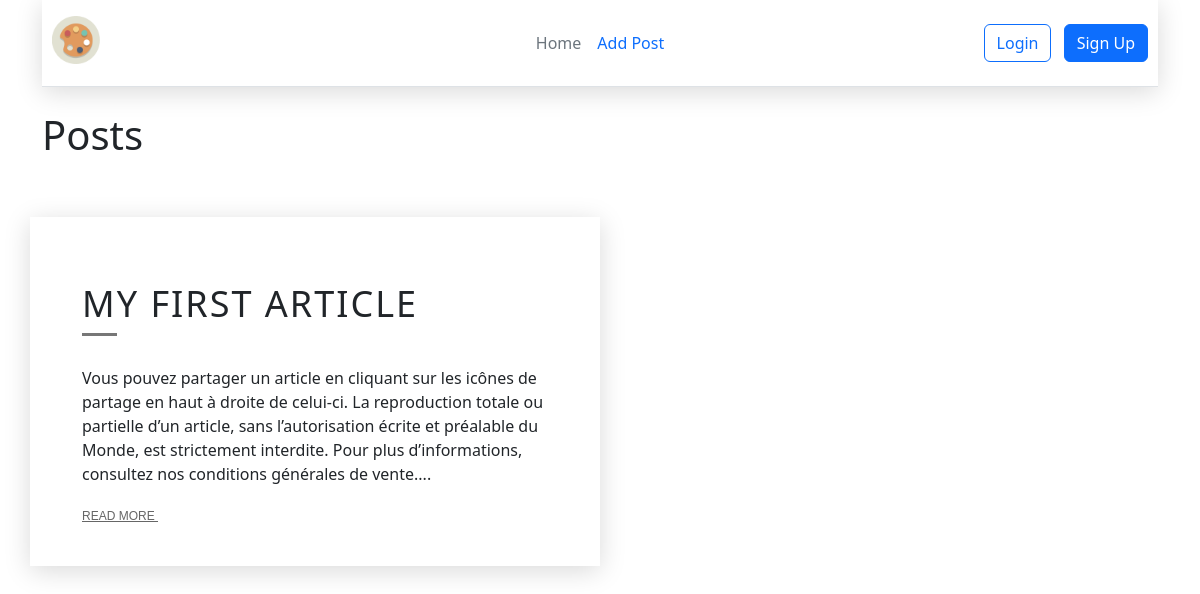
Before: / with the older database file.
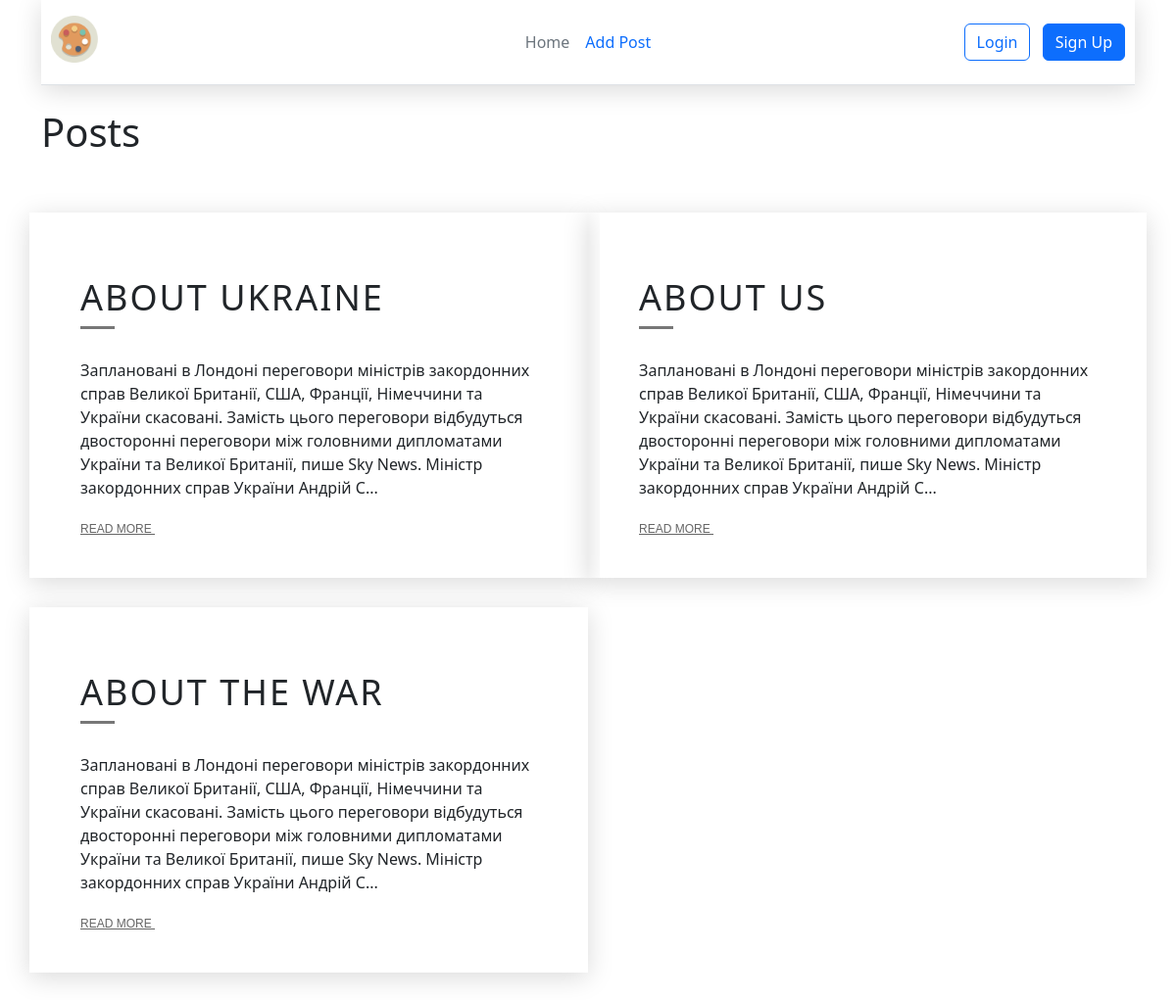
After: the same page with the newer database file.
### tables this page shows
CREATE TABLE posts (id integer PRIMARY KEY AUTOINCREMENT, title text NOT NULL, text text NOT NULL, url text NOT NULL, author text, time integer);

### app.py (the view)
@app.route("/home")
@app.route("/")
def index():
    return render_template('index.html', posts=dbase.getPostsAnonce())

### FDataBase.py (called while the page is built)
    def getPostsAnonce(self):
        try:
            self.__cur.execute(f"SELECT id, title, text, url FROM posts ORDER BY time DESC")
            res = self.__cur.fetchall()
            if res: return res
        except sqlite3.Error as e:
            print("An error while getting the posts in DB" +str(e))
        return []

### app.py (called while the page is built)
def connect_db():
    conn = sqlite3.connect(app.config['DATABASE'])
    conn.row_factory = sqlite3.Row
    return conn

def get_db():
    if not hasattr(g, 'link_db'):
        g.link_db = connect_db()
    return g.link_db

@app.before_request
def before_request():
    global dbase
    db = get_db()
    dbase = FDataBase(db)

### templates/index.html (shortened to what this page needs)
{% extends 'base2.html' %}
{% block content %}
<h1>Posts</h1>
<div class="row">
    {% if posts|length > 0 %}
    {% for p in posts %}
    <div class="col-md-6 item">
        <div class="item-in">
            <h4 style="font-size: 36px;">{{p.title}}</h4>
            <div class="seperator"></div>
            <p style="font-size: 16px;">{{ p.text[:300] | striptags }}...</p>
            <a href="{{ url_for('showPost', alias=p.url)}}">Read More
            </a>
        </div>
    </div>
    {% endfor %}
    {% else %}
    <p>We don't have the articles</p>
    {% endif %}
</div>
{% endblock %}

### templates/base2.html (shortened to what this page needs)
<!DOCTYPE html>
<html lang="en">
<head>
    <link href="https://cdn.jsdelivr.net/npm/bootstrap@5.3.2/dist/css/bootstrap.min.css" rel="stylesheet">
    {% block link -%}
        {% if link %}
            {{ link }}
        {% else %}
        <link rel="stylesheet" href="{{ url_for('static', filename='css/style.css') }}">
        {% endif %}
    {% endblock %}
</head>
<body>
    <div class="container">
        <header class="d-flex flex-wrap align-items-center justify-content-center justify-content-md-between py-3 mb-4 border-bottom">
            <div class="col-md-3 mb-2 mb-md-0">
                <a href="/" class="d-inline-flex link-body-emphasis text-decoration-none">
                    <img class="header__img" src="{{ url_for('static', filename='img/icon.png') }}" alt="law">
                </a>
            </div>
            <ul class="nav col-12 col-md-auto mb-2 justify-content-center mb-md-0">
                <li><a href="{{ url_for('index') }}" class="nav-link px-2 link-secondary">Home</a></li>
                <li><a href="{{ url_for('addPost') }}" class="nav-link px-2">Add Post</a></li>
            </ul>
            {% if current_user.is_authenticated %}
                <div class="col-md-3 text-end">
                    <a href="{{ url_for('profile') }}" class="btn btn-primary">Profile</a>
                    <a href="{{ url_for('logout') }}" class="btn btn-outline-primary me-2">Exit</a>
                </div>
            {% else %}
                <div class="col-md-3 text-end">
                    <a href="{{ url_for('login') }}" class="btn btn-outline-primary me-2">Login</a>
                    <a href="{{ url_for('register') }}" class="btn btn-primary">Sign Up</a>
                </div>
            {% endif %}
        </header>
        {% block content -%}{% endblock %}
    </div>
</body>
</html>

### static/css/style.css (style rules this page uses)
header { position: sticky; top: 0; padding: 10px; z-index: 1000; background: #fff; -webkit-box-shadow: 0 5px 25px rgba(0, 0, 0, 0.15); box-shadow: 0 5px 25px rgba(0, 0, 0, 0.15); }
.header__img { height: 48px; width: 48px; }
.row { padding: 50px 0; }
.seperator { margin-bottom: 30px; width: 35px; height: 3px; background: #777; border: none; }
.item { position: relative; margin-bottom: 30px; min-height: 1px; float: left; -webkit-box-shadow: 0 5px 25px rgba(0, 0, 0, 0.15); box-shadow: 0 5px 25px rgba(0, 0, 0, 0.15); -webkit-tap-highlight-color: transparent; -webkit-touch-callout: none; -webkit-user-select: none; -moz-user-select: none; -ms-user-select: none; user-select: none; }
.item .item-in { background: #fff; padding: 40px; position: relative; }
.item .item-in::before { content: ""; position: absolute; bottom: 0px; height: 2px; width: 0%; background: #333; right: 0px; -webkit-transition: width 0.4s; transition: width 0.4s; }
.item h4 { font-size: 18px; margin-top: 25px; letter-spacing: 2px; text-transform: uppercase; }
.item p { font-size: 12px; }
.item a { font-family: 'Montserrat', sans-serif; font-size: 12px; text-transform: uppercase; color: #666; margin-top: 10px; }

Changed rows visible on the page:
removed posts: title "MY FIRST ARTICLE", text "Vous pouvez partager un article en cliquant sur les icônes de partage en haut à droite de celui-ci. La reproduction totale ou partielle d’un article, sans l’autorisation écrite et préalable du Monde, est strictement interdite. Pour plus d’informations, consultez nos conditions générales de vente."
added posts: title "ABOUT UKRAINE", text "Заплановані в Лондоні переговори міністрів закордонних справ Великої Британії, США, Франції, Німеччини та України скасовані. Замість цього переговори відбудуться двосторонні переговори між головними дипломатами України та Великої Британії, пише Sky News. Міністр закордонних справ України Андрій С"
added posts: title "ABOUT US", text "Заплановані в Лондоні переговори міністрів закордонних справ Великої Британії, США, Франції, Німеччини та України скасовані. Замість цього переговори відбудуться двосторонні переговори між головними дипломатами України та Великої Британії, пише Sky News. Міністр закордонних справ України Андрій С"
added posts: title "ABOUT THE WAR", text "Заплановані в Лондоні переговори міністрів закордонних справ Великої Британії, США, Франції, Німеччини та України скасовані. Замість цього переговори відбудуться двосторонні переговори між головними дипломатами України та Великої Британії, пише Sky News. Міністр закордонних справ України Андрій С"
